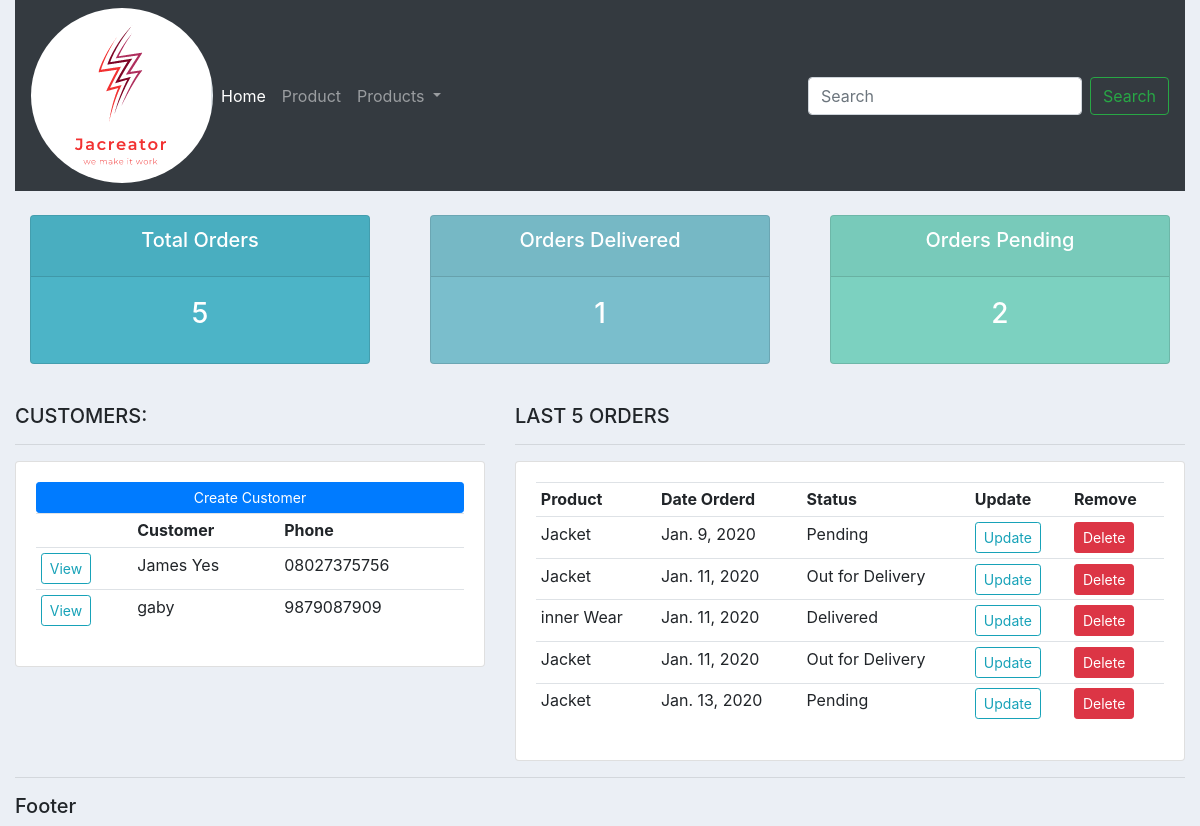
The app's page /, older data.
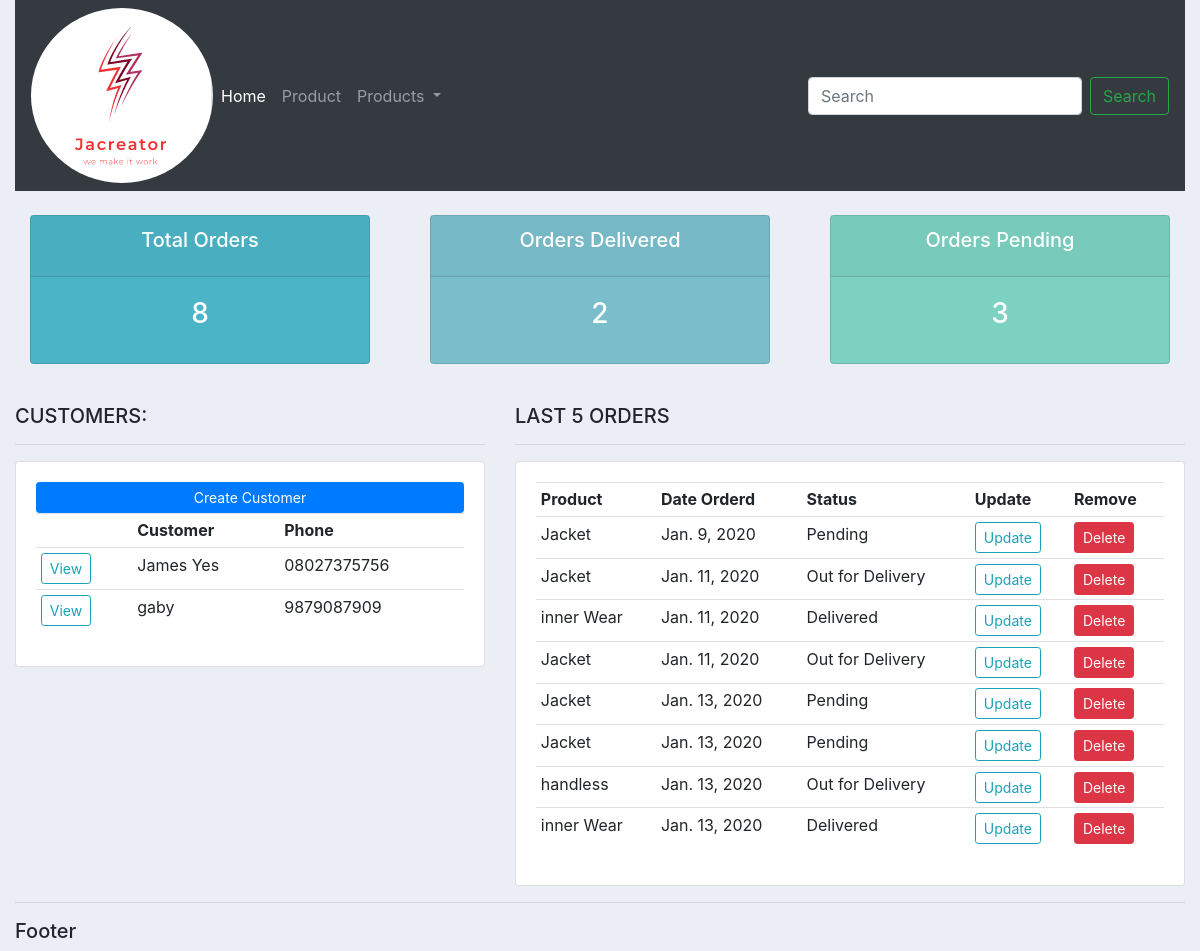
The same page, newer data.
### customerAdminApp/models.py (models this page shows, shortened)
class Customer(models.Model):
    name = models.CharField(max_length=200, blank=True, null=True)
    phoneNumber = models.CharField(max_length=200, blank=True, null=True)
    email = models.CharField(max_length=200, blank=True, null=True)
    date = models.DateField(auto_now_add=True)

class Order(models.Model):
    STATUS = (
        ('Pending', 'Pending'),
        ('Out for Delivery', 'Out for Delivery'),
        ('Delivered', 'Delivered')
    )
    customer = models.ForeignKey(Customer, null=True, on_delete= models.SET_NULL) #one to many relationship
    product = models.ForeignKey(Product, null=True, on_delete= models.SET_NULL)
    date = models.DateField(auto_now_add=True)
    status  = models.CharField(max_length=200, blank=True, null=True, choices=STATUS)
    note = models.CharField(max_length=1000, blank=True, null=True)

class Product(models.Model):
    CATEGORY = (
        ('Indoor', 'Indoor'),
        ('Out door', 'Out door'),
    )
    name = models.CharField(max_length=200, blank=True, null=True)
    price = models.FloatField(blank=True, null=True)
    category = models.CharField(max_length=200, blank=True, null=True, choices=CATEGORY)
    description =  models.CharField(max_length=200, blank=True, null=True)
    date_created = models.DateField(auto_now_add=True)
    tags = models.ManyToManyField(Tag)
    def __str__(self):
        return self.name

### customerAdminApp/views.py (the view)
# urls.py: 2. Add a URL to urlpatterns:  path('', views.home, name='home')
def home(request):
    orders = Order.objects.all()
    customers = Customer.objects.all()
    total_ordering = orders.count()
    total_customers = customers.count()
    pending = orders.filter(status='Pending').count()
    delivered = orders.filter(status='Delivered').count()
    out = orders.filter(status='Out for Delivery').count()
    context = {
        'orders': orders, 'customers': customers,
        'orders_ordering': total_ordering, 'total_customers': total_customers,
        'pending': pending, 'delivered': delivered, 'out': out,
    }
    return render(request, 'customerAdminApp/dashboard.html', context)

### customerAdminApp/templates/customerAdminApp/dashboard.html
{% extends "customerAdminApp/main.html" %}
{% block content %}
{% include "customerAdminApp/status.html" %}
<br>
<div class="row">
    <div class="col-md-5">
        <h5>CUSTOMERS:</h5>
        <hr>
        <div class="card card-body">
            <a class="btn btn-primary  btn-sm btn-block" href="">Create Customer</a>
            <table class="table table-sm">
                <tr>
                    <th></th>
                    <th>Customer</th>
                    <th>Phone</th>
                </tr>
                {% for customer in customers %}
                <tr>
                    <td><a class="btn btn-sm btn-outline-info" href="{% url 'customer' customer.id %}">View</a></td>
                    <td>{{customer.name}}</td>
                    <td>{{customer.phoneNumber}}</td>
                </tr>
                {% endfor%}
            </table>
        </div>
    </div>
    <div class="col-md-7">
        <h5>LAST 5 ORDERS</h5>
        <hr>
        <div class="card card-body">
            <table class="table table-sm">
                <tr>
                    <th>Product</th>
                    <th>Date Orderd</th>
                    <th>Status</th>
                    <th>Update</th>
                    <th>Remove</th>
                </tr>
                {% for order in orders %}
                <tr>
                    <td>{{order.product}}</td>
                    <td>{{order.date}}</td>
                    <td>{{order.status}}</td>
                    <td><a class="btn btn-sm btn-outline-info" href="{% url 'update_order' order.id %}">Update</a></td>
                    <td><a class="btn btn-sm btn-danger" href="{% url 'delete_order' order.id %}">Delete</a></td>
                </tr>
                {% endfor%}
            </table>
        </div>
    </div>
</div>
{% endblock%}

### customerAdminApp/templates/customerAdminApp/main.html (shortened to what this page needs)
{% load static %}
<!DOCTYPE html>
<html lang="en">
<head>
    <link rel="stylesheet" href="https://stackpath.bootstrapcdn.com/bootstrap/4.3.1/css/bootstrap.min.css"
>
    <link rel="stylesheet" href="{% static '/css/main.css' %}">
</head>
<body>
    <div class="container-fluid">
        {% include "customerAdminApp/navbar.html" %}
        {% block content %}
        {% endblock %}
        <hr>
        <h5>Footer </h5>
    </div>
</body>
</html>

### customerAdminApp/templates/customerAdminApp/navbar.html (shortened to what this page needs)
{% load static %}
<nav class="navbar navbar-expand-lg navbar-dark bg-dark">
    <a href="{% url 'home' %}"><img src="{% static '/images/myLogo.png' %}" class="rounded-circle img-responsive"
            alt="LOGO"></a>
    <div class="collapse navbar-collapse" id="navbarSupportedContent">
        <ul class="navbar-nav mr-auto">
            <li class="nav-item active">
                <a class="nav-link" href="{% url 'home' %}">Home <span class="sr-only">(current)</span></a>
            </li>
            <li class="nav-item">
                <a class="nav-link" href="{% url 'product' %}">Product</a>
            </li>
            <li class="nav-item dropdown">
                <a class="nav-link dropdown-toggle" href="#" id="navbarDropdown" role="button" data-toggle="dropdown"
                    aria-haspopup="true" aria-expanded="false">
                    Products
                </a>
            </li>
        </ul>
        <form class="form-inline my-2 my-lg-0">
            <input class="form-control mr-sm-2" type="search" placeholder="Search" aria-label="Search">
            <button class="btn btn-outline-success my-2 my-sm-0" type="submit">Search</button>
        </form>
    </div>
</nav>

### customerAdminApp/templates/customerAdminApp/status.html
<br>
<div class="row">
    <div class="col">
        <div class="col-md">
            <div class="card text-center text-white  mb-3" id="total-orders">
                <div class="card-header">
                    <h5 class="card-title">Total Orders</h5>
                </div>
                <div class="card-body">
                    <h3 class="card-title">{{orders_ordering}}</h3>
                </div>
            </div>
        </div>
    </div>
    <div class="col">
        <div class="col-md">
            <div class="card text-center text-white  mb-3" id="orders-delivered">
                <div class="card-header">
                    <h5 class="card-title">Orders Delivered</h5>
                </div>
                <div class="card-body">
                    <h3 class="card-title">{{delivered}}</h3>
                </div>
            </div>
        </div>
    </div>
    <div class="col">
        <div class="col-md">
            <div class="card text-center text-white  mb-3" id="orders-pending">
                <div class="card-header">
                    <h5 class="card-title">Orders Pending</h5>
                </div>
                <div class="card-body">
                    <h3 class="card-title">{{pending}}</h3>
                </div>
            </div>
        </div>
    </div>
</div>

### static/css/main.css (style rules this page uses)
body { background-color: #ebeff5; }
#total-orders { background-color: #4cb4c7; }
#orders-delivered { background-color: #7abecc; }
#orders-pending { background-color: #7CD1C0; }

Row changes from the older to the newer data that the page shows:
added Order: product "Jacket", date "Jan. 13, 2020", status "Pending"
added Order: product "handless", date "Jan. 13, 2020", status "Out for Delivery"
added Order: product "inner Wear", date "Jan. 13, 2020", status "Delivered"
Text that changed along with them:
{{ orders_ordering }}: "5" → "8"
{{ delivered }}: "1" → "2"
{{ pending }}: "2" → "3"
